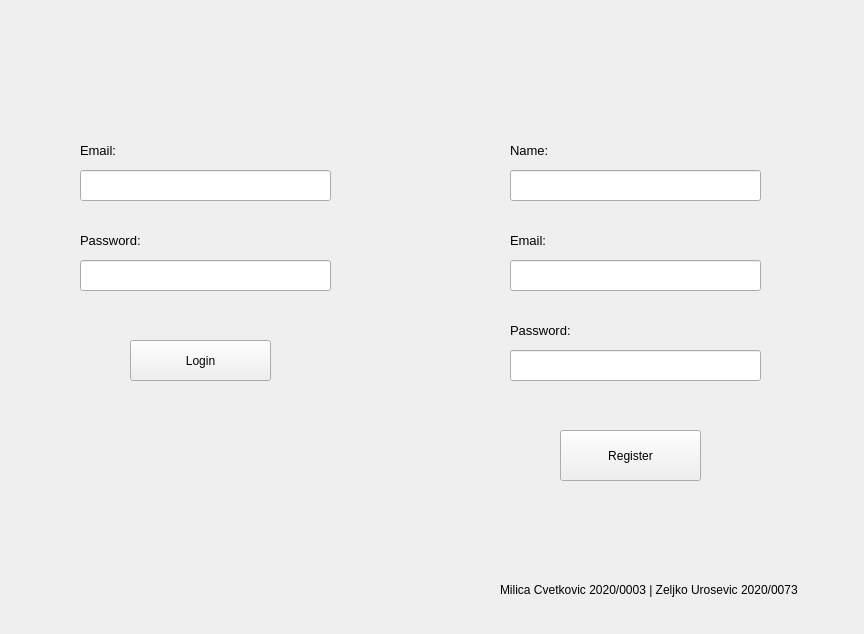
<?xml version="1.0" encoding="UTF-8"?>
<ui version="4.0">
 <class>login_register_window</class>
 <widget class="QWidget" name="login_register_window">
  <property name="geometry">
   <rect>
    <x>0</x>
    <y>0</y>
    <width>864</width>
    <height>634</height>
   </rect>
  </property>
  <property name="windowTitle">
   <string>Form</string>
  </property>
  <widget class="QLineEdit" name="login_email">
   <property name="geometry">
    <rect>
     <x>80</x>
     <y>170</y>
     <width>251</width>
     <height>31</height>
    </rect>
   </property>
  </widget>
  <widget class="QLineEdit" name="login_password">
   <property name="geometry">
    <rect>
     <x>80</x>
     <y>260</y>
     <width>251</width>
     <height>31</height>
    </rect>
   </property>
  </widget>
  <widget class="QLineEdit" name="register_name">
   <property name="geometry">
    <rect>
     <x>510</x>
     <y>170</y>
     <width>251</width>
     <height>31</height>
    </rect>
   </property>
  </widget>
  <widget class="QLineEdit" name="register_email">
   <property name="geometry">
    <rect>
     <x>510</x>
     <y>260</y>
     <width>251</width>
     <height>31</height>
    </rect>
   </property>
  </widget>
  <widget class="QLineEdit" name="register_password">
   <property name="geometry">
    <rect>
     <x>510</x>
     <y>350</y>
     <width>251</width>
     <height>31</height>
    </rect>
   </property>
  </widget>
  <widget class="QLabel" name="label">
   <property name="geometry">
    <rect>
     <x>80</x>
     <y>140</y>
     <width>111</width>
     <height>21</height>
    </rect>
   </property>
   <property name="font">
    <font>
     <pointsize>10</pointsize>
    </font>
   </property>
   <property name="text">
    <string>Email:</string>
   </property>
  </widget>
  <widget class="QLabel" name="label_2">
   <property name="geometry">
    <rect>
     <x>80</x>
     <y>230</y>
     <width>111</width>
     <height>21</height>
    </rect>
   </property>
   <property name="font">
    <font>
     <pointsize>10</pointsize>
    </font>
   </property>
   <property name="text">
    <string>Password:</string>
   </property>
  </widget>
  <widget class="QPushButton" name="login_button">
   <property name="geometry">
    <rect>
     <x>130</x>
     <y>340</y>
     <width>141</width>
     <height>41</height>
    </rect>
   </property>
   <property name="text">
    <string>Login</string>
   </property>
  </widget>
  <widget class="QLabel" name="label_3">
   <property name="geometry">
    <rect>
     <x>510</x>
     <y>230</y>
     <width>111</width>
     <height>21</height>
    </rect>
   </property>
   <property name="font">
    <font>
     <pointsize>10</pointsize>
    </font>
   </property>
   <property name="text">
    <string>Email:</string>
   </property>
  </widget>
  <widget class="QLabel" name="label_4">
   <property name="geometry">
    <rect>
     <x>510</x>
     <y>320</y>
     <width>111</width>
     <height>21</height>
    </rect>
   </property>
   <property name="font">
    <font>
     <pointsize>10</pointsize>
    </font>
   </property>
   <property name="text">
    <string>Password:</string>
   </property>
  </widget>
  <widget class="QLabel" name="label_5">
   <property name="geometry">
    <rect>
     <x>510</x>
     <y>140</y>
     <width>111</width>
     <height>21</height>
    </rect>
   </property>
   <property name="font">
    <font>
     <pointsize>10</pointsize>
    </font>
   </property>
   <property name="text">
    <string>Name:</string>
   </property>
  </widget>
  <widget class="QPushButton" name="register_button">
   <property name="geometry">
    <rect>
     <x>560</x>
     <y>430</y>
     <width>141</width>
     <height>51</height>
    </rect>
   </property>
   <property name="text">
    <string>Register</string>
   </property>
  </widget>
  <widget class="QLabel" name="label_6">
   <property name="geometry">
    <rect>
     <x>500</x>
     <y>580</y>
     <width>331</width>
     <height>20</height>
    </rect>
   </property>
   <property name="text">
    <string>Milica Cvetkovic 2020/0003 | Zeljko Urosevic 2020/0073</string>
   </property>
  </widget>
  <widget class="QLabel" name="login_error">
   <property name="geometry">
    <rect>
     <x>80</x>
     <y>310</y>
     <width>241</width>
     <height>16</height>
    </rect>
   </property>
   <property name="text">
    <string/>
   </property>
  </widget>
  <widget class="QLabel" name="registration_error">
   <property name="geometry">
    <rect>
     <x>510</x>
     <y>400</y>
     <width>241</width>
     <height>16</height>
    </rect>
   </property>
   <property name="text">
    <string/>
   </property>
  </widget>
 </widget>
 <resources/>
 <connections/>
</ui>
